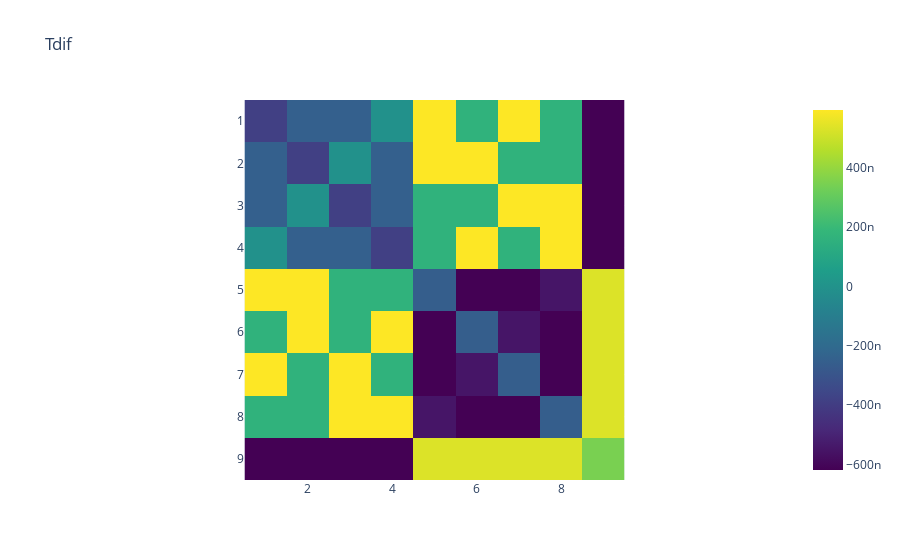
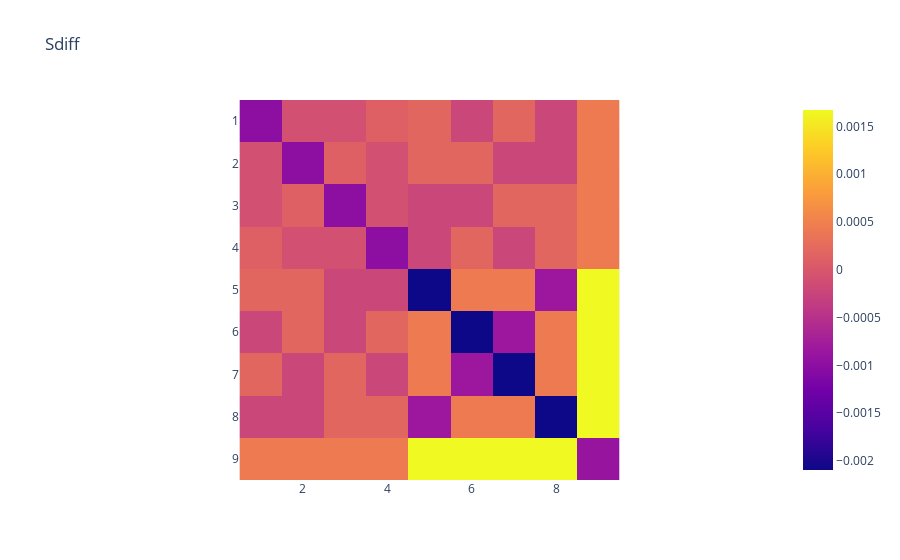
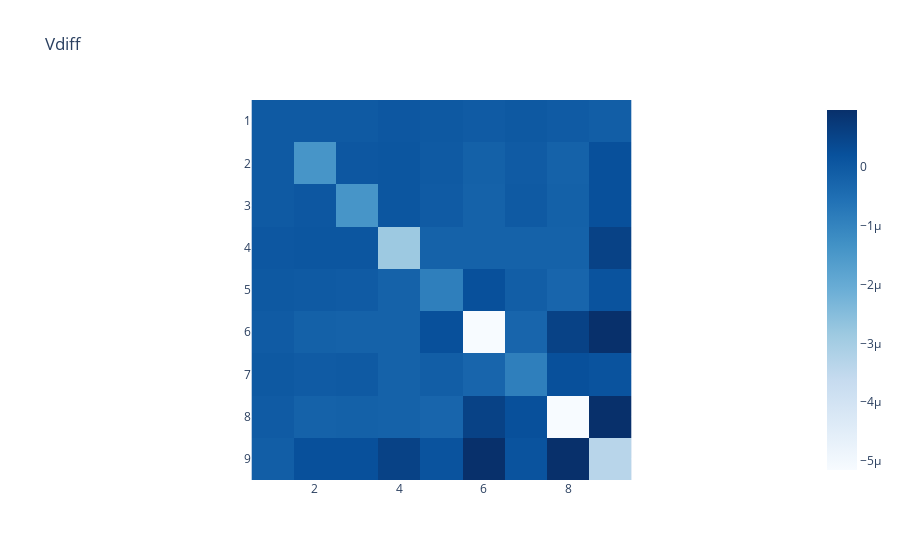

Here is the notebook cell these charts were saved with, in order:
### Markdown cell above
<h2>Rysunek odjętych od siebie macierzy wyznaczonych i danych</h2>

### Code cell
px.imshow(Tdif.reshape((9, 9)), x=np.unique(it), y=np.unique(jt), title='Tdif', color_continuous_scale='Viridis').show()
px.imshow(Sdiff.reshape((9, 9)), x=np.unique(Is), y=np.unique(js), title='Sdiff', color_continuous_scale='Plasma').show()
px.imshow(Vdiff.reshape((9, 9)), x=np.unique(iv), y=np.unique(jv), title='Vdiff', color_continuous_scale='Blues').show()

### Figure 1 — Plotly figure (JSON) as saved in the notebook; plotly's stock layout.template omitted (floating-point values rounded to 4 significant figures)
{"data": [{"coloraxis": "coloraxis", "hovertemplate": "x: %{x}<br>y: %{y}<br>color: %{z}<extra></extra>", "name": "0", "type": "heatmap", "x": [1, 2, 3, 4, 5, 6, 7, 8, 9], "xaxis": "x", "y": [1, 2, 3, 4, 5, 6, 7, 8, 9], "yaxis": "y", "z": [[-3.849e-07, -2.498e-07, -2.498e-07, -7.313e-09, 5.931e-07, 1.618e-07, 5.931e-07, 1.618e-07, -6.178e-07], [-2.498e-07, -3.849e-07, -7.313e-09, -2.498e-07, 5.931e-07, 5.931e-07, 1.618e-07, 1.618e-07, -6.178e-07], [-2.498e-07, -7.313e-09, -3.849e-07, -2.498e-07, 1.618e-07, 1.618e-07, 5.931e-07, 5.931e-07, -6.178e-07], [-7.313e-09, -2.498e-07, -2.498e-07, -3.849e-07, 1.618e-07, 5.931e-07, 1.618e-07, 5.931e-07, -6.178e-07], [5.931e-07, 5.931e-07, 1.618e-07, 1.618e-07, -2.572e-07, -6.178e-07, -6.178e-07, -5.486e-07, 5.317e-07], [1.618e-07, 5.931e-07, 1.618e-07, 5.931e-07, -6.178e-07, -2.572e-07, -5.486e-07, -6.178e-07, 5.317e-07], [5.931e-07, 1.618e-07, 5.931e-07, 1.618e-07, -6.178e-07, -5.486e-07, -2.572e-07, -6.178e-07, 5.317e-07], [1.618e-07, 1.618e-07, 5.931e-07, 5.931e-07, -5.486e-07, -6.178e-07, -6.178e-07, -2.572e-07, 5.317e-07], [-6.178e-07, -6.178e-07, -6.178e-07, -6.178e-07, 5.317e-07, 5.317e-07, 5.317e-07, 5.317e-07, 3.443e-07]]}], "layout": {"coloraxis": {"colorscale": [[0, "#440154"], [0.1111, "#482878"], [0.2222, "#3e4989"], [0.3333, "#31688e"], [0.4444, "#26828e"], [0.5556, "#1f9e89"], [0.6667, "#35b779"], [0.7778, "#6ece58"], [0.8889, "#b5de2b"], [1, "#fde725"]]}, "title": {"text": "Tdif"}, "xaxis": {"anchor": "y", "constrain": "domain", "domain": [0, 1], "scaleanchor": "y"}, "yaxis": {"anchor": "x", "autorange": "reversed", "constrain": "domain", "domain": [0, 1]}}}

### Figure 2 — Plotly figure (JSON) as saved in the notebook; plotly's stock layout.template omitted (floating-point values rounded to 4 significant figures)
{"data": [{"coloraxis": "coloraxis", "hovertemplate": "x: %{x}<br>y: %{y}<br>color: %{z}<extra></extra>", "name": "0", "type": "heatmap", "x": [1, 2, 3, 4, 5, 6, 7, 8, 9], "xaxis": "x", "y": [1, 2, 3, 4, 5, 6, 7, 8, 9], "yaxis": "y", "z": [[-0.0009918, -9.197e-05, -9.197e-05, 0.000108, 0.0001839, -0.0002159, 0.0001839, -0.0002159, 0.0004319], [-9.197e-05, -0.0009918, 0.000108, -9.197e-05, 0.0001839, 0.0001839, -0.0002159, -0.0002159, 0.0004319], [-9.197e-05, 0.000108, -0.0009918, -9.197e-05, -0.0002159, -0.0002159, 0.0001839, 0.0001839, 0.0004319], [0.000108, -9.197e-05, -9.197e-05, -0.0009918, -0.0002159, 0.0001839, -0.0002159, 0.0001839, 0.0004319], [0.0001839, 0.0001839, -0.0002159, -0.0002159, -0.002095, 0.0004319, 0.0004319, -0.0008359, 0.001672], [-0.0002159, 0.0001839, -0.0002159, 0.0001839, 0.0004319, -0.002095, -0.0008359, 0.0004319, 0.001672], [0.0001839, -0.0002159, 0.0001839, -0.0002159, 0.0004319, -0.0008359, -0.002095, 0.0004319, 0.001672], [-0.0002159, -0.0002159, 0.0001839, 0.0001839, -0.0008359, 0.0004319, 0.0004319, -0.002095, 0.001672], [0.0004319, 0.0004319, 0.0004319, 0.0004319, 0.001672, 0.001672, 0.001672, 0.001672, -0.0008918]]}], "layout": {"coloraxis": {"colorscale": [[0, "#0d0887"], [0.1111, "#46039f"], [0.2222, "#7201a8"], [0.3333, "#9c179e"], [0.4444, "#bd3786"], [0.5556, "#d8576b"], [0.6667, "#ed7953"], [0.7778, "#fb9f3a"], [0.8889, "#fdca26"], [1, "#f0f921"]]}, "title": {"text": "Sdiff"}, "xaxis": {"anchor": "y", "constrain": "domain", "domain": [0, 1], "scaleanchor": "y"}, "yaxis": {"anchor": "x", "autorange": "reversed", "constrain": "domain", "domain": [0, 1]}}}

### Figure 3 — Plotly figure (JSON) as saved in the notebook; plotly's stock layout.template omitted (floating-point values rounded to 4 significant figures)
{"data": [{"coloraxis": "coloraxis", "hovertemplate": "x: %{x}<br>y: %{y}<br>color: %{z}<extra></extra>", "name": "0", "type": "heatmap", "x": [1, 2, 3, 4, 5, 6, 7, 8, 9], "xaxis": "x", "y": [1, 2, 3, 4, 5, 6, 7, 8, 9], "yaxis": "y", "z": [[2.711e-09, -3.067e-09, -3.067e-09, 5.652e-08, 2.248e-08, -3.133e-08, 2.248e-08, -3.133e-08, -1.008e-07], [-3.067e-09, -1.419e-06, 5.652e-08, 9.499e-08, -1.021e-08, -1.736e-07, -3.133e-08, -1.948e-07, 2.261e-07], [-3.067e-09, 5.652e-08, -1.419e-06, 9.499e-08, -3.133e-08, -1.948e-07, -1.021e-08, -1.736e-07, 2.261e-07], [5.652e-08, 9.499e-08, 9.499e-08, -2.841e-06, -1.948e-07, -2.063e-07, -1.948e-07, -2.063e-07, 5.529e-07], [2.248e-08, -1.021e-08, -3.133e-08, -1.948e-07, -8.873e-07, 2.261e-07, -1.008e-07, -2.828e-07, 1.585e-07], [-3.133e-08, -1.736e-07, -1.948e-07, -2.063e-07, 2.261e-07, -5.157e-06, -2.828e-07, 5.529e-07, 9.728e-07], [2.248e-08, -3.133e-08, -1.021e-08, -1.948e-07, -1.008e-07, -2.828e-07, -8.873e-07, 2.261e-07, 1.585e-07], [-3.133e-08, -1.948e-07, -1.736e-07, -2.063e-07, -2.828e-07, 5.529e-07, 2.261e-07, -5.157e-06, 9.728e-07], [-1.008e-07, 2.261e-07, 2.261e-07, 5.529e-07, 1.585e-07, 9.728e-07, 1.585e-07, 9.728e-07, -3.361e-06]]}], "layout": {"coloraxis": {"colorscale": [[0, "rgb(247,251,255)"], [0.125, "rgb(222,235,247)"], [0.25, "rgb(198,219,239)"], [0.375, "rgb(158,202,225)"], [0.5, "rgb(107,174,214)"], [0.625, "rgb(66,146,198)"], [0.75, "rgb(33,113,181)"], [0.875, "rgb(8,81,156)"], [1, "rgb(8,48,107)"]]}, "title": {"text": "Vdiff"}, "xaxis": {"anchor": "y", "constrain": "domain", "domain": [0, 1], "scaleanchor": "y"}, "yaxis": {"anchor": "x", "autorange": "reversed", "constrain": "domain", "domain": [0, 1]}}}
